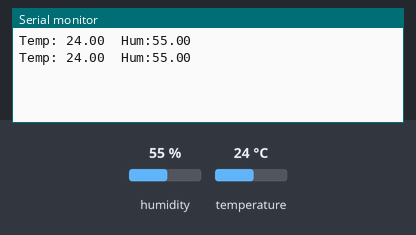
The sketch below on a simulated Arduino Uno, built with avr-gcc and run on an emulated ATmega328P. Shown: the last lines printed to the serial monitor. The test bench sets the inputs (shaded band); at power-on: humidity 55 %, temperature 24 °C.

Above: at 3.8 s.
3.9 s: humidity set to 22 %
At 7.1 s:
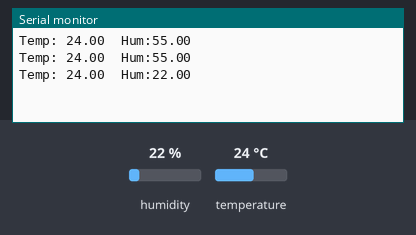
7.8 s: temperature set to 12 °C
At 9.6 s:
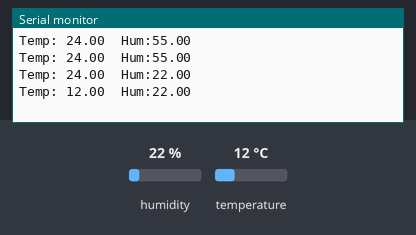
11.7 s: humidity set to 40 %
At 13.3 s:
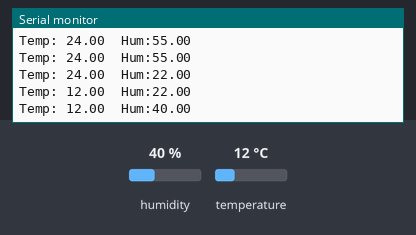
Timing chart, 0 to 14.8 s (numbered marks = the images above; inputs shaded):
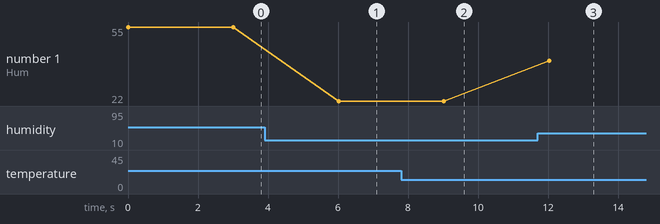

The sketch:

dht.ino
```cpp
#include "DHT.h"

DHT dht(2, DHT22);

void setup() {
  Serial.begin(9600);
  dht.begin();
}

void loop() {
  float temperature = dht.readTemperature();
  float humidity = dht.readHumidity();
  Serial.print("Temp: ");Serial.print(temperature);Serial.print("\tHum:");Serial.println(humidity);
  delay(3000);
}
```

Measured:
- after the input at 3.9 s, the serial monitor: prints a new line after 2.1 s (image 1)
- after the input at 7.8 s, the serial monitor: prints a new line after 1.2 s (image 2)
- after the input at 11.7 s, the serial monitor: prints a new line after 0.33 s (image 3)
- plotted number 1: 55 → 22 after the input at 3.9 s, 22 → 40 after the input at 11.7 s
